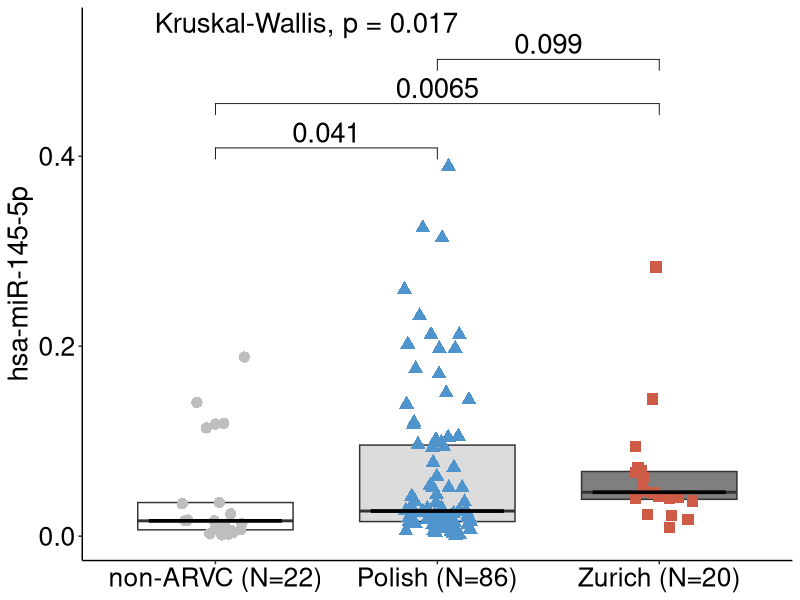

Generate this figure with R: (Note: this script raises an error after producing the figure.)
library(tidyverse)
library(readxl)
library(ggplot2)
library(glue)
library(ggtext)
library(ggpubr)

################# Zuric and Polish by nonARVC ################

data_arvc<-read.csv("data_qPCR_ARVC_validation_clinical_all.txt", sep = "\t", header = T)
tail(data_arvc)

data_arvc=data_arvc %>% 
  filter(cohort %in% c("Polish", "non-ARVC", "Zurich"))

T1_n = data_arvc %>% 
  filter(cohort == "non-ARVC") %>% 
  nrow()
T2_n = data_arvc %>% 
  filter(cohort == "Polish") %>% 
  nrow()
T3_n = data_arvc %>% 
  filter(cohort == "Zurich") %>% 
  nrow()


data_arvc$cohort <- factor(data_arvc$cohort, levels = c("non-ARVC", "Polish","Zurich"))

p1 <- data_arvc %>%
  ggplot(aes(x=cohort, hsa.miR.145.5p, fill = cohort))+
  geom_boxplot(show.legend = F, outlier.shape = NA, alpha=0.5, width=0.7, coef=0)+
  geom_jitter(aes(shape = cohort, color = cohort), size = 3.5, show.legend = F, width=0.15)+
  guides(fill = "none")+
  stat_summary(fun = median, show.legend=F, geom='crossbar', width=0.6, size=0.5, color='black')+
  labs(x=NULL, y="hsa-miR-145-5p")+
  scale_x_discrete(breaks = c("non-ARVC","Polish","Zurich"), 
                   labels = c(glue("non-ARVC (N={T1_n})"),
                              glue("Polish (N={T2_n})"), 
                              glue("Zurich (N={T3_n})")))+
  scale_fill_grey(start = 1, end = 0)+
  scale_color_manual(values = c("gray", "steelblue3","coral3"))+
  
  theme(axis.text = element_text(size = 19, color = "black"),
        axis.title = element_text(size = 20, color = "black"),
        panel.background = element_rect(fill="white"),
        axis.line = element_line(color = "black"))

compare_means(hsa.miR.145.5p ~ cohort, data = data_arvc, method = "wilcox.test")
compare_means(hsa.miR.145.5p ~ cohort, data = data_arvc, method = "kruskal.test")
my_comparisons <- list( c("non-ARVC", "Polish"), c("non-ARVC", "Zurich"),c("Polish", "Zurich"))
p1 = p1 + stat_compare_means(comparisons = my_comparisons, size=7)+ # Add pairwise comparisons p-value
          stat_compare_means(label.y = 0.53, size=7)     # Add global p-value
p1

p2 <- data_arvc %>%
  ggplot(aes(x=cohort, hsa.miR.16.5p, fill= cohort))+
  geom_boxplot(show.legend = F, outlier.shape = NA, alpha=0.5, width=0.7, coef=0)+
  geom_jitter(aes(shape = cohort,color = cohort), size = 3.5, show.legend = F, width=0.15)+
  guides(fill = "none")+
  stat_summary(fun = median, show.legend=F, geom='crossbar', width=0.6, size=0.5, color='black')+
  labs(x=NULL, y="hsa-miR-16-5p")+
  scale_x_discrete(breaks = c("non-ARVC","Polish","Zurich"), 
                   labels = c(glue("non-ARVC (N={T1_n})"),
                              glue("Polish (N={T2_n})"), 
                              glue("Zurich (N={T3_n})")))+
  scale_fill_grey(start = 1, end = 0)+
  scale_color_manual(values = c("gray", "steelblue3","coral3"))+
  
  theme(axis.text = element_text(size = 19, color = "black"),
        axis.title = element_text(size = 20, color = "black"),
        panel.background = element_rect(fill="white"),
        axis.line = element_line(color = "black"))

compare_means(hsa.miR.16.5p ~ cohort, data = data_arvc, method = "wilcox.test")
compare_means(hsa.miR.16.5p ~ cohort, data = data_arvc, method = "kruskal.test")

my_comparisons <- list( c("non-ARVC", "Polish"), c("non-ARVC", "Zurich"),c("Polish", "Zurich"))
p2 = p2 + stat_compare_means(comparisons = my_comparisons,size=7)+ # Add pairwise comparisons p-value
          stat_compare_means(label.y = 7.8,size=7)     # Add global p-value
p2


p3 <- data_arvc %>%
  ggplot(aes(x=cohort, hsa.miR.15a.5p, fill= cohort))+
  geom_boxplot(show.legend = F, outlier.shape = NA, alpha=0.5, width=0.7, coef=0)+
  geom_jitter(aes(shape = cohort,color = cohort), size = 3.5, show.legend = F, width=0.15)+
  guides(fill = "none")+
  stat_summary(fun = median, show.legend=F, geom='crossbar', width=0.6, size=0.5, color='black')+
  labs(x=NULL, y="hsa-miR-15a-5p")+
  scale_x_discrete(breaks = c("non-ARVC","Polish","Zurich"), 
                   labels = c(glue("non-ARVC (N={T1_n})"),
                              glue("Polish (N={T2_n})"), 
                              glue("Zurich (N={T3_n})")))+
  scale_fill_grey(start = 1, end = 0)+
  scale_color_manual(values = c("gray", "steelblue3","coral3"))+

  theme(axis.text = element_text(size = 19, color = "black"),
        axis.title = element_text(size = 20, color = "black"),
        panel.background = element_rect(fill="white"),
        axis.line = element_line(color = "black"))

compare_means(hsa.miR.15a.5p ~ cohort, data = data_arvc, method = "wilcox.test")
compare_means(hsa.miR.15a.5p ~ cohort, data = data_arvc, method = "kruskal.test")

my_comparisons <- list( c("non-ARVC", "Polish"), c("non-ARVC", "Zurich"),c("Polish", "Zurich"))
p3 = p3 + stat_compare_means(comparisons = my_comparisons, size=7)+ # Add pairwise comparisons p-value
  stat_compare_means(label.y = 5.3, size=7)     # Add global p-value
p3


p4 <- data_arvc %>%
  ggplot(aes(x=cohort, hsa.miR.92a.3p, fill= cohort))+
  geom_boxplot(show.legend = F, outlier.shape = NA, alpha=0.5, width=0.7, coef=0)+
  geom_jitter(aes(shape = cohort,color = cohort), size = 3.5, show.legend = F, width=0.15)+
  guides(fill = "none")+
  stat_summary(fun = median, show.legend=F, geom='crossbar', width=0.6, size=0.5, color='black')+
  labs(x=NULL, y="hsa-miR-92a-3p")+
  scale_x_discrete(breaks = c("non-ARVC","Polish","Zurich"), 
                   labels = c(glue("non-ARVC (N={T1_n})"),
                              glue("Polish (N={T2_n})"), 
                              glue("Zurich (N={T3_n})")))+
  scale_fill_grey(start = 1, end = 0)+
  scale_color_manual(values = c("gray", "steelblue3","coral3"))+
  theme(axis.text = element_text(size = 19, color = "black"),
        axis.title = element_text(size = 20, color = "black"),
        panel.background = element_rect(fill="white"),
        axis.line = element_line(color = "black"))

compare_means(hsa.miR.92a.3p ~ cohort, data = data_arvc, method = "wilcox.test")
compare_means(hsa.miR.92a.3p ~ cohort, data = data_arvc, method = "kruskal.test")

my_comparisons <- list( c("non-ARVC", "Polish"), c("non-ARVC", "Zurich"),c("Polish", "Zurich"))
p4 = p4 + stat_compare_means(comparisons = my_comparisons,size=7)+ # Add pairwise comparisons p-value
          stat_compare_means(label.y = 12.5,size=7)     # Add global p-value
p4

p5 <- data_arvc %>%
  ggplot(aes(x=cohort, hsa.miR.19a.3p, fill= cohort))+
  geom_boxplot(show.legend = F, outlier.shape = NA, alpha=0.5, width=0.7, coef=0)+
  geom_jitter(aes(shape = cohort,color = cohort), size = 3.5, show.legend = F, width=0.15)+
  guides(fill = "none")+
  stat_summary(fun = median, show.legend=F, geom='crossbar', width=0.6, size=0.5, color='black')+
  labs(x=NULL, y="hsa-miR-19a-3p")+
  scale_x_discrete(breaks = c("non-ARVC","Polish","Zurich"), 
                   labels = c(glue("non-ARVC (N={T1_n})"),
                              glue("Polish (N={T2_n})"), 
                              glue("Zurich (N={T3_n})")))+
  scale_fill_grey(start = 1, end = 0)+
  scale_color_manual(values = c("gray", "steelblue3","coral3"))+
  
  theme(axis.text = element_text(size = 19, color = "black"),
        axis.title = element_text(size = 20, color = "black"),
        panel.background = element_rect(fill="white"),
        axis.line = element_line(color = "black"))

compare_means(hsa.miR.19a.3p ~ cohort, data = data_arvc, method = "wilcox.test")
compare_means(hsa.miR.19a.3p ~ cohort, data = data_arvc, method = "kruskal.test")

my_comparisons <- list( c("non-ARVC", "Polish"), c("non-ARVC", "Zurich"),c("Polish", "Zurich"))
p5 = p5 + stat_compare_means(comparisons = my_comparisons,size=7)+ # Add pairwise comparisons p-value
          stat_compare_means(label.y = 1.35,size=7)     # Add global p-value
p5

p6 <- data_arvc %>%
  ggplot(aes(x=cohort, hsa.miR.29a.3p, fill= cohort))+
  geom_boxplot(show.legend = F, outlier.shape = NA, alpha=0.5, width=0.7, coef=0)+
  geom_jitter(aes(shape = cohort,color = cohort), size = 3.5, show.legend = F, width=0.15)+
  guides(fill = "none")+
  stat_summary(fun = median, show.legend=F, geom='crossbar', width=0.6, size=0.5, color='black')+
  labs(x=NULL, y="hsa-miR-29a-3p")+
  scale_x_discrete(breaks = c("non-ARVC","Polish","Zurich"), 
                   labels = c(glue("non-ARVC (N={T1_n})"),
                              glue("Polish (N={T2_n})"), 
                              glue("Zurich (N={T3_n})")))+
  scale_fill_grey(start = 1, end = 0)+
  scale_color_manual(values = c("gray", "steelblue3","coral3"))+
  
  theme(axis.text = element_text(size = 19, color = "black"),
        axis.title = element_text(size = 20, color = "black"),
        panel.background = element_rect(fill="white"),
        axis.line = element_line(color = "black"))

compare_means(hsa.miR.29a.3p ~ cohort, data = data_arvc, method = "wilcox.test")
compare_means(hsa.miR.29a.3p ~ cohort, data = data_arvc, method = "kruskal.test")

my_comparisons <- list( c("non-ARVC", "Polish"), c("non-ARVC", "Zurich"),c("Polish", "Zurich"))
p6 = p6 + stat_compare_means(comparisons = my_comparisons, size=7)+ # Add pairwise comparisons p-value
          stat_compare_means(label.y = 0.33, size=7)     # Add global p-value
p6
